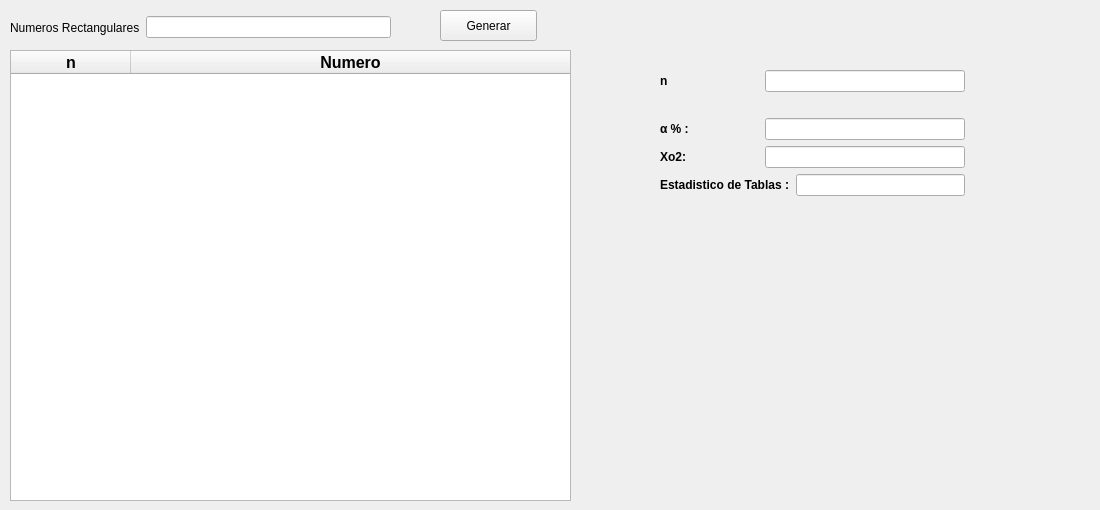
       <widget class="QWidget" name="SEIS">
        <property name="windowTitle">
         <string>::PRUEBA DE FRECUENCIA::</string>
        </property>
        <widget class="QTableWidget" name="tabla_frec">
         <property name="enabled">
          <bool>true</bool>
         </property>
         <property name="geometry">
          <rect>
           <x>10</x>
           <y>50</y>
           <width>561</width>
           <height>451</height>
          </rect>
         </property>
         <property name="sizeIncrement">
          <size>
           <width>8</width>
           <height>0</height>
          </size>
         </property>
         <property name="contextMenuPolicy">
          <enum>Qt::DefaultContextMenu</enum>
         </property>
         <property name="autoFillBackground">
          <bool>false</bool>
         </property>
         <property name="frameShape">
          <enum>QFrame::StyledPanel</enum>
         </property>
         <property name="frameShadow">
          <enum>QFrame::Plain</enum>
         </property>
         <property name="lineWidth">
          <number>0</number>
         </property>
         <property name="selectionMode">
          <enum>QAbstractItemView::SingleSelection</enum>
         </property>
         <property name="selectionBehavior">
          <enum>QAbstractItemView::SelectRows</enum>
         </property>
         <property name="showGrid">
          <bool>true</bool>
         </property>
         <attribute name="horizontalHeaderVisible">
          <bool>true</bool>
         </attribute>
         <attribute name="horizontalHeaderCascadingSectionResizes">
          <bool>false</bool>
         </attribute>
         <attribute name="horizontalHeaderDefaultSectionSize">
          <number>120</number>
         </attribute>
         <attribute name="horizontalHeaderStretchLastSection">
          <bool>true</bool>
         </attribute>
         <attribute name="verticalHeaderVisible">
          <bool>false</bool>
         </attribute>
         <column>
          <property name="text">
           <string notr="true">n</string>
          </property>
          <property name="font">
           <font>
            <pointsize>12</pointsize>
            <weight>75</weight>
            <bold>true</bold>
           </font>
          </property>
          <property name="background">
           <color>
            <red>0</red>
            <green>170</green>
            <blue>255</blue>
           </color>
          </property>
         </column>
         <column>
          <property name="text">
           <string>Numero</string>
          </property>
          <property name="font">
           <font>
            <pointsize>12</pointsize>
            <weight>75</weight>
            <bold>true</bold>
           </font>
          </property>
          <property name="background">
           <color>
            <red>0</red>
            <green>170</green>
            <blue>255</blue>
           </color>
          </property>
         </column>
        </widget>
        <widget class="QWidget" name="layoutWidget">
         <property name="geometry">
          <rect>
           <x>10</x>
           <y>9</y>
           <width>381</width>
           <height>37</height>
          </rect>
         </property>
         <layout class="QHBoxLayout" name="horizontalLayout_20">
          <item>
           <layout class="QHBoxLayout" name="horizontalLayout_15">
            <item>
             <widget class="QLabel" name="label_17">
              <property name="text">
               <string>Numeros Rectangulares</string>
              </property>
             </widget>
            </item>
            <item>
             <widget class="QLineEdit" name="lineval_frec"/>
            </item>
           </layout>
          </item>
          <item>
           <layout class="QHBoxLayout" name="horizontalLayout_19">
            <item>
             <layout class="QHBoxLayout" name="horizontalLayout_17"/>
            </item>
           </layout>
          </item>
         </layout>
        </widget>
        <widget class="QLabel" name="lblresultado_frec">
         <property name="geometry">
          <rect>
           <x>590</x>
           <y>290</y>
           <width>501</width>
           <height>81</height>
          </rect>
         </property>
         <property name="font">
          <font>
           <pointsize>13</pointsize>
          </font>
         </property>
         <property name="text">
          <string/>
         </property>
        </widget>
        <widget class="QPushButton" name="btn_generar_frec">
         <property name="geometry">
          <rect>
           <x>440</x>
           <y>10</y>
           <width>97</width>
           <height>31</height>
          </rect>
         </property>
         <property name="text">
          <string>Generar</string>
         </property>
        </widget>
        <widget class="QWidget" name="">
         <property name="geometry">
          <rect>
           <x>660</x>
           <y>50</y>
           <width>305</width>
           <height>166</height>
          </rect>
         </property>
         <layout class="QVBoxLayout" name="verticalLayout_25">
          <item>
           <layout class="QHBoxLayout" name="horizontalLayout_21">
            <item>
             <widget class="QLabel" name="label_nfrec">
              <property name="font">
               <font>
                <weight>75</weight>
                <bold>true</bold>
               </font>
              </property>
              <property name="text">
               <string>n</string>
              </property>
             </widget>
            </item>
            <item>
             <widget class="QLineEdit" name="linen_frec">
              <property name="maximumSize">
               <size>
                <width>200</width>
                <height>16777215</height>
               </size>
              </property>
              <property name="text">
               <string/>
              </property>
             </widget>
            </item>
           </layout>
          </item>
          <item>
           <layout class="QVBoxLayout" name="verticalLayout_13">
            <item>
             <layout class="QVBoxLayout" name="verticalLayout_10">
              <item>
               <layout class="QVBoxLayout" name="verticalLayout_11">
                <item>
                 <layout class="QHBoxLayout" name="horizontalLayout_18">
                  <item>
                   <widget class="QLabel" name="label_alfafrec">
                    <property name="font">
                     <font>
                      <weight>75</weight>
                      <bold>true</bold>
                     </font>
                    </property>
                    <property name="text">
                     <string>α % :</string>
                    </property>
                   </widget>
                  </item>
                  <item>
                   <widget class="QLineEdit" name="linealfa_frec">
                    <property name="maximumSize">
                     <size>
                      <width>200</width>
                      <height>16777215</height>
                     </size>
                    </property>
                    <property name="text">
                     <string/>
                    </property>
                   </widget>
                  </item>
                 </layout>
                </item>
               </layout>
              </item>
              <item>
               <layout class="QHBoxLayout" name="horizontalLayout_22">
                <item>
                 <widget class="QLabel" name="label_estafrec">
                  <property name="font">
                   <font>
                    <weight>75</weight>
                    <bold>true</bold>
                   </font>
                  </property>
                  <property name="text">
                   <string>Xo2:</string>
                  </property>
                 </widget>
                </item>
                <item>
                 <widget class="QLineEdit" name="line_frexo2">
                  <property name="maximumSize">
                   <size>
                    <width>200</width>
                    <height>16777215</height>
                   </size>
                  </property>
                  <property name="text">
                   <string/>
                  </property>
                 </widget>
                </item>
               </layout>
              </item>
             </layout>
            </item>
            <item>
             <layout class="QHBoxLayout" name="horizontalLayout_25">
              <item>
               <widget class="QLabel" name="label_estafrec_3">
                <property name="font">
                 <font>
                  <weight>75</weight>
                  <bold>true</bold>
                 </font>
                </property>
                <property name="text">
                 <string>Estadistico de Tablas :</string>
                </property>
               </widget>
              </item>
              <item>
               <widget class="QLineEdit" name="lineesta_frec">
                <property name="maximumSize">
                 <size>
                  <width>200</width>
                  <height>16777215</height>
                 </size>
                </property>
                <property name="text">
                 <string/>
                </property>
               </widget>
              </item>
             </layout>
            </item>
           </layout>
          </item>
         </layout>
        </widget>
       </widget>
